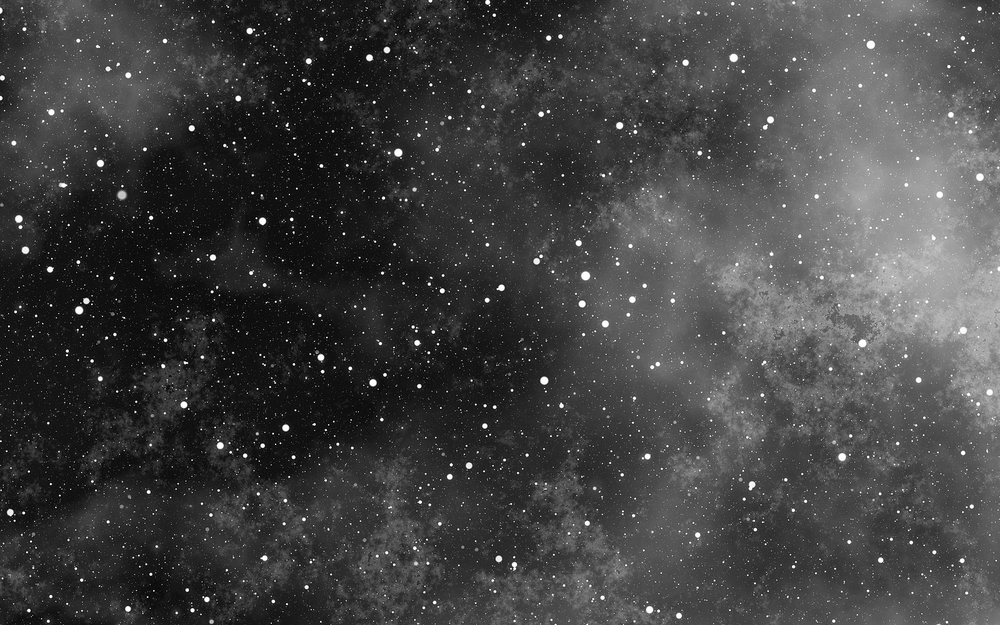
#> input picture assignment01/images/Stars.png, 1000 x 625 px, shrunk from 1600 x 1000 before the run
$ jupyter execute assignment.ipynb
#> lines starting #> are read from the running program, lines starting #| are printed output that depends on the picture
[cell 1]
import cv2
import numpy as np
import matplotlib.pyplot as plt

[cell 2]
img_path = 'images/Stars.png'

I = cv2.imread(img_path, cv2.IMREAD_GRAYSCALE)
#> I is the input picture: shape (625, 1000); min 0, max 255, mean 66
N = 19
M = 0

[cell 3]
def filter(I, N, filter_type = 'min'):
#> called with N = 19, filter_type = 'min'
    assert N % 2 != 0

    X = np.zeros(I.shape)
    h, w = I.shape
#> h = 625; w = 1000

    m = int(N/2)
    for i in range(h - m):
        for j in range(w - m):
            if filter_type == 'min':
                X[i+m][j+m] = np.min(I[i:i+N, j:j+N])
            elif filter_type == 'max':
                X[i+m][j+m] = np.max(I[i:i+N, j:j+N])
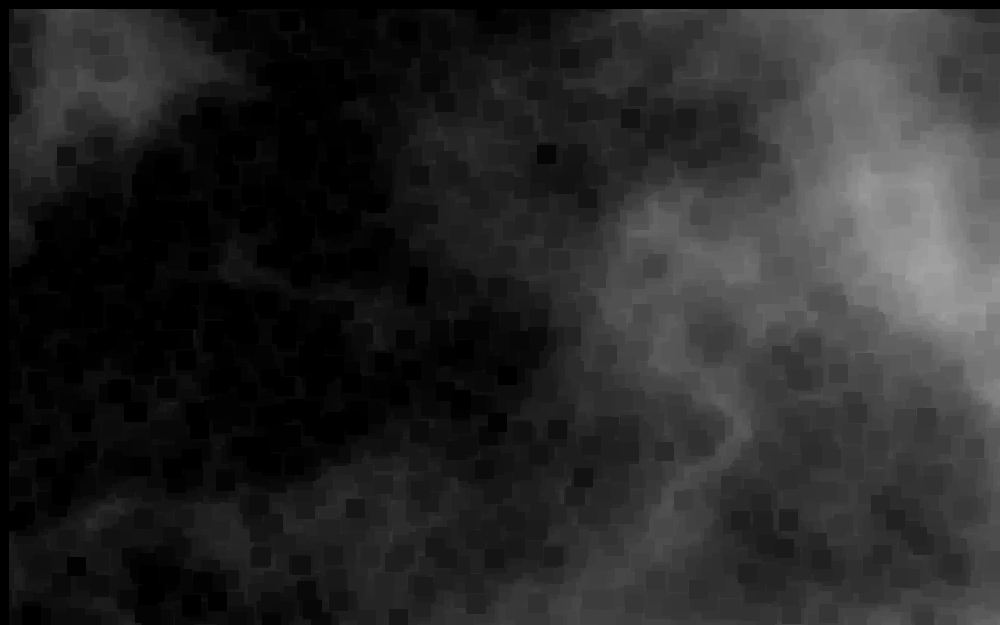
#> X: shape (625, 1000) float64; min 0, max 163, mean 40.3

    return X

def subtract(A, B, M):
#> called with M = 0
    assert A.shape == B.shape

    X = np.zeros(A.shape)
    h, w = I.shape
#> h = 625; w = 1000
    for i in range(h):
        for j in range(w):
            if M == 0:
                X[i][j] = A[i][j] - B[i][j]
            elif M == 1:
                X[i][j] = A[i][j] - B[i][j] + 255
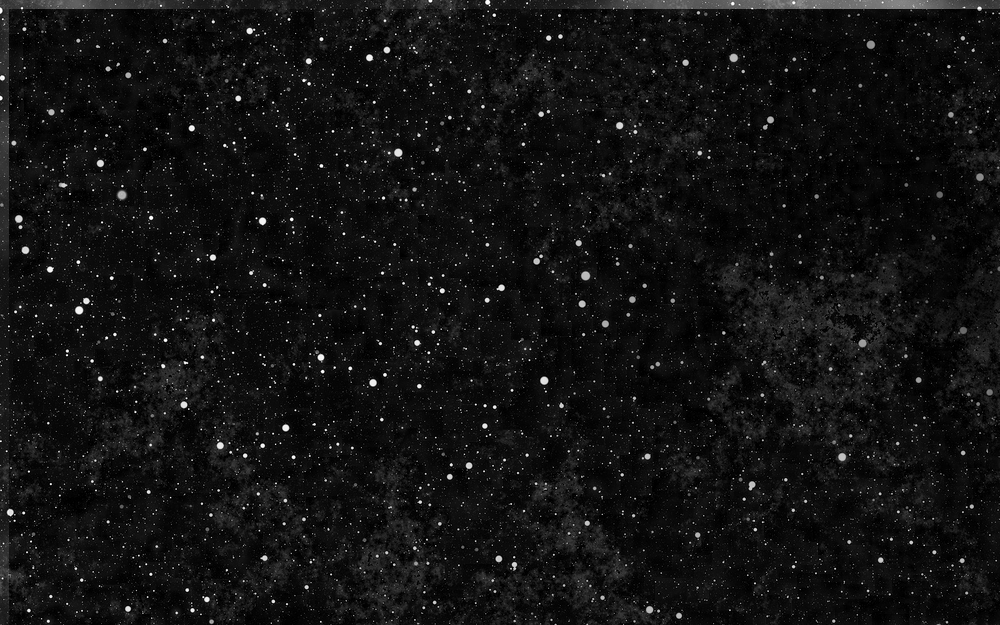
#> X: shape (625, 1000) float64; min 0, max 255, mean 17.8

    return X
